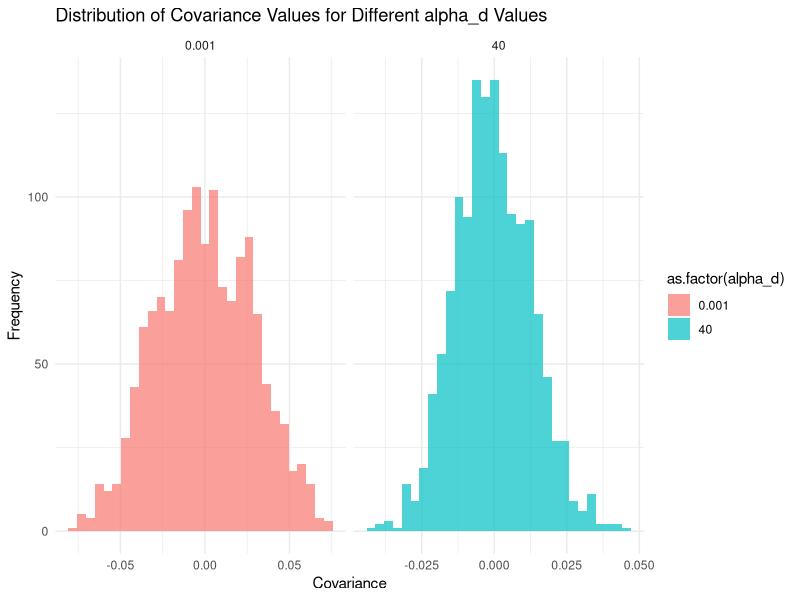
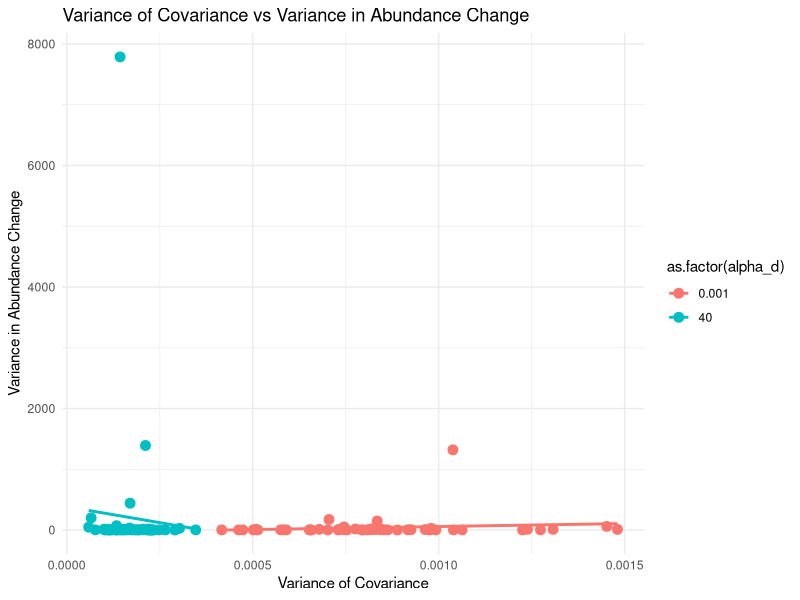
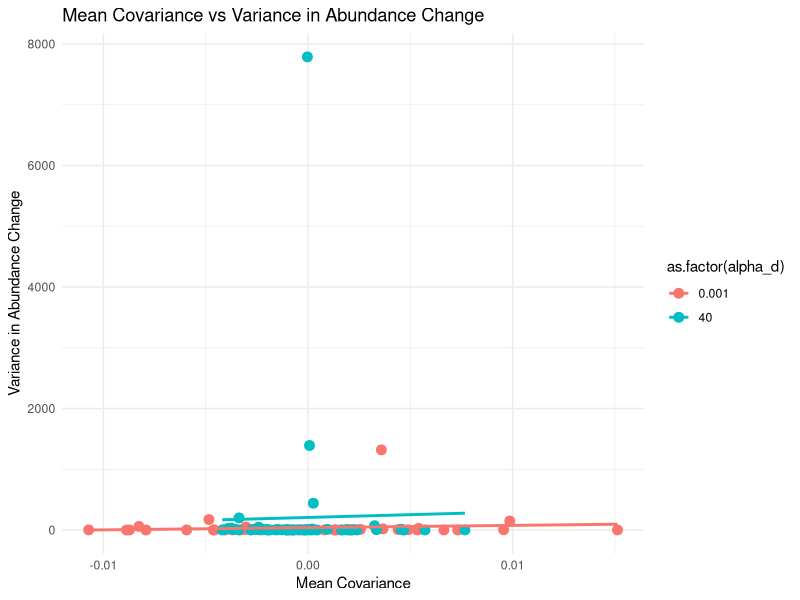

Write the R code that produced these figures, in order.
library(clusterGeneration)
library(deSolve)
library(MASS)
library(ggplot2)
library(dplyr)
library(tidyr)

# Function to simulate quantitative interaction network
sim_quantitative_network <- function(Net_type, S, C, aij_params) {
  A <- matrix(0, S, S)
  n_pairs <- S * (S - 1) / 2
  B <- runif(n_pairs) <= C
  if (Net_type == "predator-prey") { 
    aij <- -abs(rnorm(n_pairs, aij_params[1], aij_params[2]))
    A[upper.tri(A)] <- B * aij
    A <- t(A)
    aij <- abs(rnorm(n_pairs, aij_params[1], aij_params[2]))
    A[upper.tri(A)] <- B * aij
  } 
  diag(A) <- -runif(S, min = 0, max = 1)
  while(max(Re(eigen(A)$values)) > 0){
    diag(A) <- -runif(S, min = 0, max = 1)
  }
  return(A)
}

# Function to simulate dynamics with discrete perturbations and track delta_r values
simulate_with_discrete_perturbations <- function(S, timesteps, cov_matrix, perturb_interval = 20, perturb_scale = 1) {
  A <- sim_quantitative_network("predator-prey", S = S, C = 0.2, aij_params = c(0, 0.5))
  init_biomass <- runif(S, min = 1, max = 10)
  r <- -A %*% init_biomass
  
  r_new <- r
  biomass <- init_biomass
  
  results <- data.frame(time = 1, t(biomass))  
  colnames(results) <- c("time", paste0("species_", 1:S))
  
  delta_r_matrix <- matrix(0, nrow = timesteps, ncol = S)  
  
  for (t in seq(perturb_interval, timesteps, by = perturb_interval)) {
    delta_r <- MASS::mvrnorm(n = 1, mu = rep(0, S), Sigma = cov_matrix) * perturb_scale
    r_new <- r_new + delta_r
    delta_r_matrix[t, ] <- delta_r
    
    fw.model_block <- function(t, B, params) {
      with(as.list(c(B, params)), {
        B[B < 10^-8] <- 0  
        dBdt <- (params$r_new + params$A %*% B) * B  
        list(dBdt)
      })
    }
    
    out <- deSolve::ode(
      y = biomass, 
      times = seq(t - perturb_interval + 1, t), 
      func = fw.model_block, 
      parms = list(A = A, r_new = r_new),
      method = "ode45"
    )
    
    biomass <- as.numeric(out[nrow(out), -1])  
    time_block_results <- data.frame(time = t, t(biomass))  
    colnames(time_block_results) <- colnames(results)  
    
    results <- rbind(results, time_block_results)  
  }
  
  return(list(results = results, delta_r_matrix = delta_r_matrix))
}

# Function to generate covariance matrix based on alpha_d
generate_cov_matrix <- function(S, alpha_d) {
  cor_matrix <- clusterGeneration::rcorrmatrix(d = S, alphad = alpha_d)
  sd_X <- rep(1, S)
  cov_matrix <- diag(sd_X) %*% cor_matrix %*% diag(sd_X)
  return(cov_matrix)
}

# Simulation parameters
nsim <- 50
S <- 8
timesteps <- 1000

# List to store results for both alpha_d scenarios
scenarios <- list()

# Define the two alpha_d values
alpha_d_values <- c(0.001, 40)

# Run simulations for both alpha_d scenarios
for (alpha_d in alpha_d_values) {
  print(paste("Running simulations for alpha_d =", alpha_d))
  
  all_sim_results <- list()
  cov_values <- data.frame()  
  variance_covariance <- data.frame()  
  sd_covariance <- data.frame()
  mean_covariance <- data.frame()  
  
  for (sim in 1:nsim) {
    print(paste("sim", sim, "of", nsim))
    
    cov_matrix <- generate_cov_matrix(S, alpha_d)
    
    sim_result <- simulate_with_discrete_perturbations(S = S, timesteps = timesteps, cov_matrix = cov_matrix, perturb_scale = 1.2)
    result <- sim_result$results
    delta_r_matrix <- sim_result$delta_r_matrix
    
    result$sim_id <- sim
    result$alpha_d <- alpha_d
    
    all_sim_results[[sim]] <- result
    
    delta_r_cov_matrix <- cov(delta_r_matrix, use = "pairwise.complete.obs")
    
    cov_vals <- delta_r_cov_matrix[upper.tri(delta_r_cov_matrix)]
    cov_values <- rbind(cov_values, data.frame(sim_id = sim, covariance = cov_vals, alpha_d = alpha_d))
    
    variance_covariance <- rbind(variance_covariance, data.frame(sim_id = sim, var_cov = var(cov_vals), alpha_d = alpha_d))
    sd_covariance <- rbind(sd_covariance, data.frame(sim_id = sim, sd_cov = sd(cov_vals), alpha_d = alpha_d))
    mean_covariance <- rbind(mean_covariance, data.frame(sim_id = sim, mean_cov = mean(cov_vals), alpha_d = alpha_d))
  }
  
  combined_results <- do.call(rbind, all_sim_results)
  
  combined_long <- combined_results %>%
    pivot_longer(cols = starts_with("species_"), names_to = "species", values_to = "biomass")
  
  biomass_change_stats <- combined_long %>%
    group_by(species, sim_id) %>%
    arrange(time) %>%
    mutate(biomass_change = biomass - lag(biomass)) %>%
    filter(!is.na(biomass_change)) %>%
    summarise(mean_change = mean(biomass_change, na.rm = TRUE),
              variance_change = var(biomass_change, na.rm = TRUE)) %>%
    ungroup()
  
  biomass_var_cov <- biomass_change_stats %>%
    group_by(sim_id) %>%
    summarise(variance_abundance_change = mean(variance_change, na.rm = TRUE)) %>%
    inner_join(variance_covariance, by = "sim_id") %>%
    inner_join(sd_covariance, by = "sim_id") %>%
    inner_join(mean_covariance, by = "sim_id")
  
  scenarios[[as.character(alpha_d)]] <- list(
    combined_results = combined_results,
    combined_long = combined_long,
    cov_values = cov_values,
    biomass_var_cov = biomass_var_cov
  )
}

# Combine data from both alpha_d scenarios for comparisons
cov_values_combined <- do.call(rbind, lapply(scenarios, function(x) x$cov_values))
biomass_var_cov_combined <- do.call(rbind, lapply(scenarios, function(x) x$biomass_var_cov))

# Plot 1: Distribution of covariance values across alpha_d scenarios
p_cov <- ggplot(cov_values_combined, aes(x = covariance, fill = as.factor(alpha_d))) +
  geom_histogram(bins = 30, alpha = 0.7, position = "identity") +
  facet_wrap(~ alpha_d, scales = "free_x") +
  theme_minimal() +
  ggtitle("Distribution of Covariance Values for Different alpha_d Values") +
  labs(x = "Covariance", y = "Frequency")

# Plot 2: Variance of covariance vs. variance in abundance change across scenarios
p_var_cov <- ggplot(biomass_var_cov_combined, aes(x = var_cov, y = variance_abundance_change, color = as.factor(alpha_d))) +
  geom_point(size = 3) +
  geom_smooth(method = "lm", se = FALSE) +
  labs(title = "Variance of Covariance vs Variance in Abundance Change", x = "Variance of Covariance", y = "Variance in Abundance Change") +
  theme_minimal()

# Plot 3: Mean covariance vs. variance in abundance change across scenarios
p_mean_cov <- ggplot(biomass_var_cov_combined, aes(x = mean_cov, y = variance_abundance_change, color = as.factor(alpha_d))) +
  geom_point(size = 3) +
  geom_smooth(method = "lm", se = FALSE) +
  labs(title = "Mean Covariance vs Variance in Abundance Change", x = "Mean Covariance", y = "Variance in Abundance Change") +
  theme_minimal()

# Display plots
print(p_cov)
print(p_var_cov)
print(p_mean_cov)
